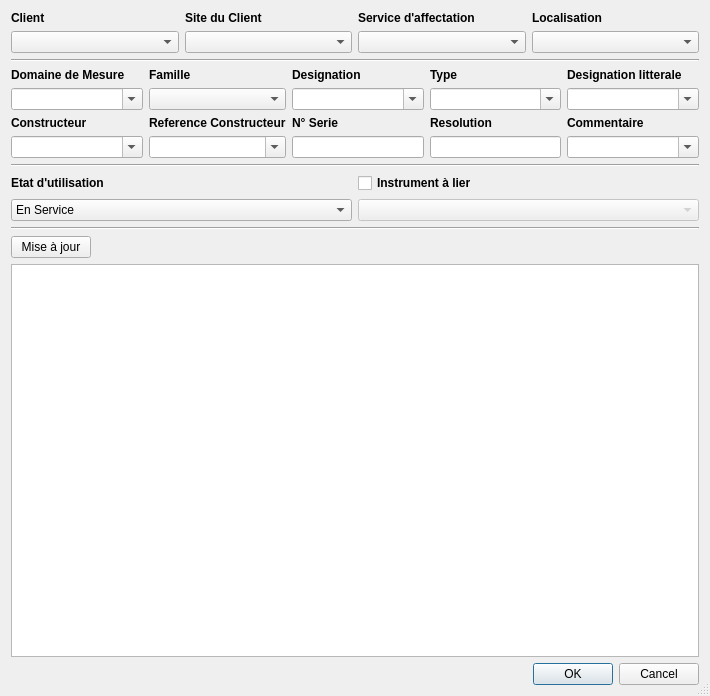
<?xml version="1.0" encoding="UTF-8"?>
<ui version="4.0">
 <class>Modification_Instrument</class>
 <widget class="QDialog" name="Modification_Instrument">
  <property name="geometry">
   <rect>
    <x>0</x>
    <y>0</y>
    <width>710</width>
    <height>696</height>
   </rect>
  </property>
  <property name="maximumSize">
   <size>
    <width>16777215</width>
    <height>16777215</height>
   </size>
  </property>
  <property name="windowTitle">
   <string>Modifiction Instrument(s)</string>
  </property>
  <property name="sizeGripEnabled">
   <bool>true</bool>
  </property>
  <layout class="QVBoxLayout" name="verticalLayout_17">
   <item>
    <layout class="QGridLayout" name="gridLayout_2">
     <item row="0" column="0">
      <layout class="QVBoxLayout" name="verticalLayout_2">
       <item>
        <widget class="QLabel" name="label">
         <property name="font">
          <font>
           <pointsize>9</pointsize>
           <weight>75</weight>
           <bold>true</bold>
          </font>
         </property>
         <property name="text">
          <string>Client</string>
         </property>
        </widget>
       </item>
       <item>
        <widget class="QComboBox" name="comboBox_client"/>
       </item>
      </layout>
     </item>
     <item row="0" column="1">
      <layout class="QVBoxLayout" name="verticalLayout_8">
       <item>
        <widget class="QLabel" name="label_7">
         <property name="font">
          <font>
           <pointsize>9</pointsize>
           <weight>75</weight>
           <bold>true</bold>
          </font>
         </property>
         <property name="text">
          <string>Site du Client</string>
         </property>
        </widget>
       </item>
       <item>
        <widget class="QComboBox" name="comboBox_affectation"/>
       </item>
      </layout>
     </item>
     <item row="0" column="2">
      <layout class="QVBoxLayout" name="verticalLayout_12">
       <item>
        <widget class="QLabel" name="label_11">
         <property name="font">
          <font>
           <pointsize>9</pointsize>
           <weight>75</weight>
           <bold>true</bold>
          </font>
         </property>
         <property name="text">
          <string>Service d'affectation</string>
         </property>
        </widget>
       </item>
       <item>
        <widget class="QComboBox" name="comboBox_localisation"/>
       </item>
      </layout>
     </item>
     <item row="0" column="3">
      <layout class="QVBoxLayout" name="verticalLayout_15">
       <item>
        <widget class="QLabel" name="label_16">
         <property name="font">
          <font>
           <pointsize>9</pointsize>
           <weight>75</weight>
           <bold>true</bold>
          </font>
         </property>
         <property name="text">
          <string>Localisation</string>
         </property>
        </widget>
       </item>
       <item>
        <widget class="QComboBox" name="comboBox">
         <property name="maximumSize">
          <size>
           <width>16777215</width>
           <height>16777215</height>
          </size>
         </property>
        </widget>
       </item>
      </layout>
     </item>
    </layout>
   </item>
   <item>
    <widget class="Line" name="line">
     <property name="orientation">
      <enum>Qt::Horizontal</enum>
     </property>
    </widget>
   </item>
   <item>
    <layout class="QGridLayout" name="gridLayout">
     <item row="0" column="4">
      <layout class="QVBoxLayout" name="verticalLayout_7">
       <item>
        <widget class="QLabel" name="label_6">
         <property name="font">
          <font>
           <pointsize>9</pointsize>
           <weight>75</weight>
           <bold>true</bold>
          </font>
         </property>
         <property name="text">
          <string>Designation litterale</string>
         </property>
        </widget>
       </item>
       <item>
        <widget class="QComboBox" name="comboBox_designation_litt">
         <property name="enabled">
          <bool>true</bool>
         </property>
         <property name="editable">
          <bool>true</bool>
         </property>
        </widget>
       </item>
      </layout>
     </item>
     <item row="0" column="1">
      <layout class="QVBoxLayout" name="verticalLayout_6">
       <item>
        <widget class="QLabel" name="label_5">
         <property name="font">
          <font>
           <pointsize>9</pointsize>
           <weight>75</weight>
           <bold>true</bold>
          </font>
         </property>
         <property name="text">
          <string>Famille</string>
         </property>
        </widget>
       </item>
       <item>
        <widget class="QComboBox" name="comboBox_famille"/>
       </item>
      </layout>
     </item>
     <item row="0" column="0">
      <layout class="QVBoxLayout" name="verticalLayout_4">
       <item>
        <widget class="QLabel" name="label_3">
         <property name="font">
          <font>
           <pointsize>9</pointsize>
           <weight>75</weight>
           <bold>true</bold>
          </font>
         </property>
         <property name="text">
          <string>Domaine de Mesure</string>
         </property>
        </widget>
       </item>
       <item>
        <widget class="QComboBox" name="comboBox_domaine_mes">
         <property name="enabled">
          <bool>true</bool>
         </property>
         <property name="editable">
          <bool>true</bool>
         </property>
        </widget>
       </item>
      </layout>
     </item>
     <item row="2" column="0">
      <layout class="QVBoxLayout" name="verticalLayout_9">
       <item>
        <widget class="QLabel" name="label_8">
         <property name="font">
          <font>
           <pointsize>9</pointsize>
           <weight>75</weight>
           <bold>true</bold>
          </font>
         </property>
         <property name="text">
          <string>Constructeur</string>
         </property>
        </widget>
       </item>
       <item>
        <widget class="QComboBox" name="comboBox_constructeur">
         <property name="editable">
          <bool>true</bool>
         </property>
        </widget>
       </item>
      </layout>
     </item>
     <item row="0" column="3">
      <layout class="QVBoxLayout" name="verticalLayout_5">
       <item>
        <widget class="QLabel" name="label_4">
         <property name="font">
          <font>
           <pointsize>9</pointsize>
           <weight>75</weight>
           <bold>true</bold>
          </font>
         </property>
         <property name="text">
          <string>Type</string>
         </property>
        </widget>
       </item>
       <item>
        <widget class="QComboBox" name="comboBox_type">
         <property name="editable">
          <bool>true</bool>
         </property>
        </widget>
       </item>
      </layout>
     </item>
     <item row="2" column="1">
      <layout class="QVBoxLayout" name="verticalLayout_10">
       <item>
        <widget class="QLabel" name="label_9">
         <property name="font">
          <font>
           <pointsize>9</pointsize>
           <weight>75</weight>
           <bold>true</bold>
          </font>
         </property>
         <property name="text">
          <string>Reference Constructeur</string>
         </property>
        </widget>
       </item>
       <item>
        <widget class="QComboBox" name="comboBox_ref_constructeur">
         <property name="editable">
          <bool>true</bool>
         </property>
        </widget>
       </item>
      </layout>
     </item>
     <item row="2" column="2">
      <layout class="QVBoxLayout" name="verticalLayout_13">
       <item>
        <widget class="QLabel" name="label_12">
         <property name="font">
          <font>
           <pointsize>9</pointsize>
           <weight>75</weight>
           <bold>true</bold>
          </font>
         </property>
         <property name="text">
          <string>N° Serie</string>
         </property>
        </widget>
       </item>
       <item>
        <widget class="QLineEdit" name="lineEdit_n_serie">
         <property name="sizePolicy">
          <sizepolicy hsizetype="Preferred" vsizetype="Fixed">
           <horstretch>0</horstretch>
           <verstretch>0</verstretch>
          </sizepolicy>
         </property>
        </widget>
       </item>
      </layout>
     </item>
     <item row="2" column="3">
      <layout class="QVBoxLayout" name="verticalLayout_11">
       <item>
        <widget class="QLabel" name="label_10">
         <property name="font">
          <font>
           <pointsize>9</pointsize>
           <weight>75</weight>
           <bold>true</bold>
          </font>
         </property>
         <property name="text">
          <string>Resolution</string>
         </property>
        </widget>
       </item>
       <item>
        <widget class="QLineEdit" name="lineEdit_resolution">
         <property name="sizePolicy">
          <sizepolicy hsizetype="Preferred" vsizetype="Fixed">
           <horstretch>0</horstretch>
           <verstretch>0</verstretch>
          </sizepolicy>
         </property>
        </widget>
       </item>
      </layout>
     </item>
     <item row="2" column="4">
      <layout class="QVBoxLayout" name="verticalLayout_18">
       <item>
        <widget class="QLabel" name="label_14">
         <property name="font">
          <font>
           <pointsize>9</pointsize>
           <weight>75</weight>
           <bold>true</bold>
          </font>
         </property>
         <property name="text">
          <string>Commentaire</string>
         </property>
        </widget>
       </item>
       <item>
        <widget class="QComboBox" name="comboBox_commentaire">
         <property name="editable">
          <bool>true</bool>
         </property>
        </widget>
       </item>
      </layout>
     </item>
     <item row="0" column="2">
      <layout class="QVBoxLayout" name="verticalLayout_3">
       <item>
        <widget class="QLabel" name="label_2">
         <property name="font">
          <font>
           <pointsize>9</pointsize>
           <weight>75</weight>
           <bold>true</bold>
          </font>
         </property>
         <property name="text">
          <string>Designation</string>
         </property>
        </widget>
       </item>
       <item>
        <widget class="QComboBox" name="comboBox_designation">
         <property name="editable">
          <bool>true</bool>
         </property>
        </widget>
       </item>
      </layout>
     </item>
    </layout>
   </item>
   <item>
    <widget class="Line" name="line_2">
     <property name="orientation">
      <enum>Qt::Horizontal</enum>
     </property>
    </widget>
   </item>
   <item>
    <layout class="QGridLayout" name="gridLayout_3">
     <property name="sizeConstraint">
      <enum>QLayout::SetNoConstraint</enum>
     </property>
     <item row="0" column="1">
      <layout class="QVBoxLayout" name="verticalLayout_16">
       <item>
        <widget class="QCheckBox" name="checkBox_lier">
         <property name="font">
          <font>
           <pointsize>9</pointsize>
           <weight>75</weight>
           <bold>true</bold>
          </font>
         </property>
         <property name="text">
          <string>Instrument à lier</string>
         </property>
        </widget>
       </item>
       <item>
        <widget class="ExtendedCombo" name="comboBox_instrument">
         <property name="enabled">
          <bool>false</bool>
         </property>
        </widget>
       </item>
      </layout>
     </item>
     <item row="0" column="0">
      <layout class="QVBoxLayout" name="verticalLayout_14">
       <item>
        <widget class="QLabel" name="label_13">
         <property name="font">
          <font>
           <pointsize>9</pointsize>
           <weight>75</weight>
           <bold>true</bold>
          </font>
         </property>
         <property name="text">
          <string>Etat d'utilisation</string>
         </property>
        </widget>
       </item>
       <item>
        <widget class="QComboBox" name="comboBox_etat_util">
         <item>
          <property name="text">
           <string>En Service</string>
          </property>
         </item>
         <item>
          <property name="text">
           <string>En Sommeil</string>
          </property>
         </item>
         <item>
          <property name="text">
           <string>Reformé</string>
          </property>
         </item>
        </widget>
       </item>
      </layout>
     </item>
    </layout>
   </item>
   <item>
    <widget class="Line" name="line_3">
     <property name="orientation">
      <enum>Qt::Horizontal</enum>
     </property>
    </widget>
   </item>
   <item>
    <layout class="QVBoxLayout" name="verticalLayout">
     <property name="sizeConstraint">
      <enum>QLayout::SetNoConstraint</enum>
     </property>
     <item>
      <layout class="QHBoxLayout" name="horizontalLayout_4">
       <item>
        <widget class="QPushButton" name="pushButton_maj">
         <property name="text">
          <string>Mise à jour</string>
         </property>
         <property name="icon">
          <iconset resource="../../Package/Icones.qrc">
           <normaloff>:/Icones/icone_actualiser.png</normaloff>:/Icones/icone_actualiser.png</iconset>
         </property>
        </widget>
       </item>
       <item>
        <spacer name="horizontalSpacer">
         <property name="orientation">
          <enum>Qt::Horizontal</enum>
         </property>
         <property name="sizeHint" stdset="0">
          <size>
           <width>40</width>
           <height>20</height>
          </size>
         </property>
        </spacer>
       </item>
      </layout>
     </item>
     <item>
      <widget class="QTableWidget" name="tableWidget">
       <property name="sizePolicy">
        <sizepolicy hsizetype="Ignored" vsizetype="Expanding">
         <horstretch>0</horstretch>
         <verstretch>0</verstretch>
        </sizepolicy>
       </property>
       <property name="alternatingRowColors">
        <bool>true</bool>
       </property>
       <property name="sortingEnabled">
        <bool>true</bool>
       </property>
      </widget>
     </item>
     <item>
      <widget class="QDialogButtonBox" name="buttonBox">
       <property name="standardButtons">
        <set>QDialogButtonBox::Cancel|QDialogButtonBox::Ok</set>
       </property>
      </widget>
     </item>
    </layout>
   </item>
  </layout>
 </widget>
 <customwidgets>
  <customwidget>
   <class>ExtendedCombo</class>
   <extends>QComboBox</extends>
   <header>GUI.Instrument.extendedcombo.h</header>
  </customwidget>
 </customwidgets>
 <resources>
  <include location="../../Package/Icones.qrc"/>
 </resources>
 <connections/>
</ui>
